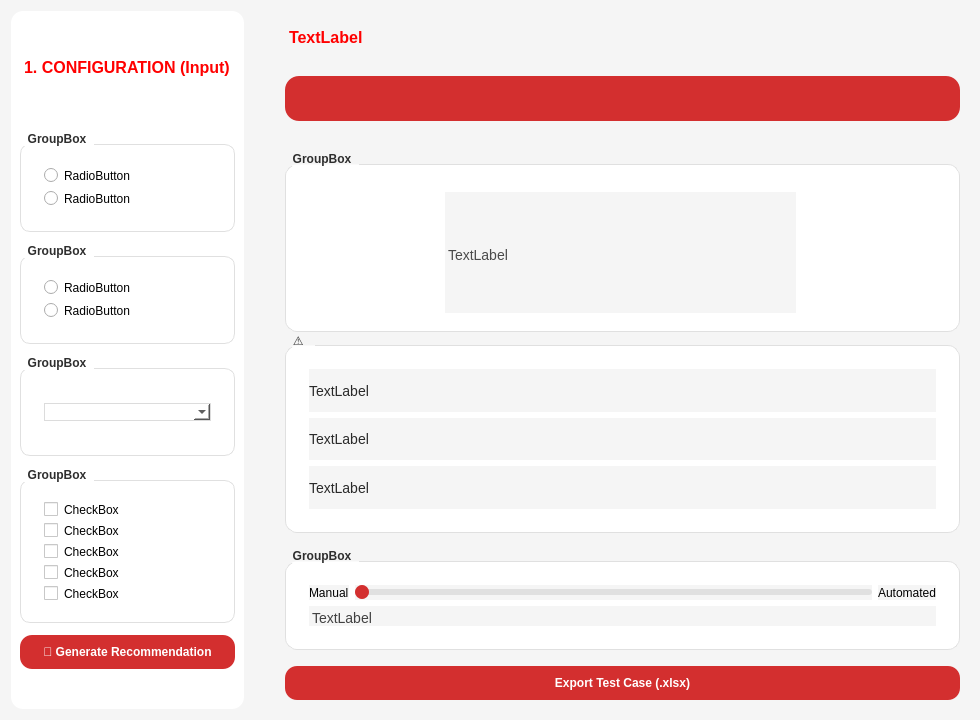
<?xml version="1.0" encoding="UTF-8"?>
<ui version="4.0">
 <class>Form</class>
 <widget class="QWidget" name="Form">
  <property name="geometry">
   <rect>
    <x>0</x>
    <y>0</y>
    <width>980</width>
    <height>720</height>
   </rect>
  </property>
  <property name="windowTitle">
   <string>Form</string>
  </property>
  <property name="styleSheet">
   <string>background-color: #f5f5f5; font-family: &quot;Segoe UI&quot;, sans-serif;</string>
  </property>
  <layout class="QHBoxLayout" name="horizontalLayout">
   <property name="spacing">
    <number>24</number>
   </property>
   <item>
    <layout class="QHBoxLayout" name="horizontalLayout_2">
     <property name="spacing">
      <number>32</number>
     </property>
     <item>
      <widget class="QWidget" name="widget_left" native="true">
       <property name="enabled">
        <bool>true</bool>
       </property>
       <property name="sizePolicy">
        <sizepolicy hsizetype="Preferred" vsizetype="Preferred">
         <horstretch>0</horstretch>
         <verstretch>0</verstretch>
        </sizepolicy>
       </property>
       <property name="maximumSize">
        <size>
         <width>400</width>
         <height>700</height>
        </size>
       </property>
       <property name="styleSheet">
        <string notr="true">background-color:white;
border-radius: 12px</string>
       </property>
       <layout class="QVBoxLayout" name="verticalLayout">
        <property name="spacing">
         <number>12</number>
        </property>
        <property name="leftMargin">
         <number>9</number>
        </property>
        <property name="bottomMargin">
         <number>40</number>
        </property>
        <item>
         <widget class="QLabel" name="label">
          <property name="styleSheet">
           <string notr="true">font-weight: 700; font-size: 16px; color: red; padding-bottom: 6px;</string>
          </property>
          <property name="text">
           <string>1. CONFIGURATION (Input)</string>
          </property>
         </widget>
        </item>
        <item>
         <widget class="QGroupBox" name="groupBox">
          <property name="styleSheet">
           <string>QGroupBox { background-color: white; border: 1px solid #e0e0e0; border-radius: 10px; margin-top: 12px; padding: 12px 14px 12px 14px; font-weight: 600; color: #2e2e2e; } QGroupBox::title { subcontrol-origin: margin; subcontrol-position: top left; padding: 0 6px; }</string>
          </property>
          <property name="title">
           <string>GroupBox</string>
          </property>
          <layout class="QVBoxLayout" name="verticalLayout_2">
           <item>
            <widget class="QRadioButton" name="radioButton">
             <property name="text">
              <string>RadioButton</string>
             </property>
            </widget>
           </item>
           <item>
            <widget class="QRadioButton" name="radioButton_2">
             <property name="text">
              <string>RadioButton</string>
             </property>
            </widget>
           </item>
          </layout>
         </widget>
        </item>
        <item>
         <widget class="QGroupBox" name="groupBox_2">
          <property name="styleSheet">
           <string>QGroupBox { background-color: white; border: 1px solid #e0e0e0; border-radius: 10px; margin-top: 12px; padding: 12px 14px 12px 14px; font-weight: 600; color: #2e2e2e; } QGroupBox::title { subcontrol-origin: margin; subcontrol-position: top left; padding: 0 6px; }</string>
          </property>
          <property name="title">
           <string>GroupBox</string>
          </property>
          <layout class="QVBoxLayout" name="verticalLayout_5">
           <item>
            <widget class="QRadioButton" name="radioButton_3">
             <property name="text">
              <string>RadioButton</string>
             </property>
            </widget>
           </item>
           <item>
            <widget class="QRadioButton" name="radioButton_4">
             <property name="text">
              <string>RadioButton</string>
             </property>
            </widget>
           </item>
          </layout>
         </widget>
        </item>
        <item>
         <widget class="QGroupBox" name="groupBox_7">
          <property name="styleSheet">
           <string>QGroupBox { background-color: white; border: 1px solid #e0e0e0; border-radius: 10px; margin-top: 12px; padding: 12px 14px 12px 14px; font-weight: 600; color: #2e2e2e; } QGroupBox::title { subcontrol-origin: margin; subcontrol-position: top left; padding: 0 6px; }</string>
          </property>
          <property name="title">
           <string>GroupBox</string>
          </property>
          <layout class="QVBoxLayout" name="verticalLayout_6">
           <item>
            <widget class="QComboBox" name="comboBox">
             <property name="enabled">
              <bool>true</bool>
             </property>
             <property name="styleSheet">
              <string notr="true"> border: 1px solid #dcdcdc;border-radius: 12px;</string>
             </property>
            </widget>
           </item>
          </layout>
         </widget>
        </item>
        <item>
         <widget class="QGroupBox" name="groupBox_3">
          <property name="styleSheet">
           <string>QGroupBox { background-color: white; border: 1px solid #e0e0e0; border-radius: 10px; margin-top: 12px; padding: 12px 14px 12px 14px; font-weight: 600; color: #2e2e2e; } QGroupBox::title { subcontrol-origin: margin; subcontrol-position: top left; padding: 0 6px; }</string>
          </property>
          <property name="title">
           <string>GroupBox</string>
          </property>
          <layout class="QVBoxLayout" name="verticalLayout_3">
           <item>
            <widget class="QCheckBox" name="checkBox_5">
             <property name="text">
              <string>CheckBox</string>
             </property>
            </widget>
           </item>
           <item>
            <widget class="QCheckBox" name="checkBox_4">
             <property name="text">
              <string>CheckBox</string>
             </property>
            </widget>
           </item>
           <item>
            <widget class="QCheckBox" name="checkBox_3">
             <property name="text">
              <string>CheckBox</string>
             </property>
            </widget>
           </item>
           <item>
            <widget class="QCheckBox" name="checkBox_2">
             <property name="text">
              <string>CheckBox</string>
             </property>
            </widget>
           </item>
           <item>
            <widget class="QCheckBox" name="checkBox">
             <property name="text">
              <string>CheckBox</string>
             </property>
            </widget>
           </item>
          </layout>
         </widget>
        </item>
        <item>
         <widget class="QPushButton" name="pushButton_2">
          <property name="styleSheet">
           <string>QPushButton { background-color: #d32f2f; color: white; border: none; border-radius: 12px; padding: 10px 20px; font-weight: 600; } QPushButton:hover { background-color: #bf2626; }</string>
          </property>
          <property name="text">
           <string>🚀 Generate Recommendation</string>
          </property>
         </widget>
        </item>
       </layout>
      </widget>
     </item>
     <item>
      <widget class="QWidget" name="widget_right" native="true">
       <layout class="QVBoxLayout" name="verticalLayout_4">
        <property name="spacing">
         <number>16</number>
        </property>
        <item>
         <widget class="QLabel" name="label_5">
          <property name="maximumSize">
           <size>
            <width>16777215</width>
            <height>40</height>
           </size>
          </property>
          <property name="styleSheet">
           <string notr="true">font-weight: 700; font-size: 16px; color: red; padding-bottom: 6px;</string>
          </property>
          <property name="text">
           <string>TextLabel</string>
          </property>
         </widget>
        </item>
        <item>
         <layout class="QHBoxLayout" name="horizontalLayout_3">
          <property name="spacing">
           <number>16</number>
          </property>
          <item>
           <widget class="QFrame" name="frame_2">
            <property name="maximumSize">
             <size>
              <width>16777215</width>
              <height>110</height>
             </size>
            </property>
            <property name="styleSheet">
             <string>QFrame { background-color: #d32f2f; border-radius: 14px; color: white; }</string>
            </property>
            <property name="frameShape">
             <enum>QFrame::Shape::StyledPanel</enum>
            </property>
            <property name="frameShadow">
             <enum>QFrame::Shadow::Raised</enum>
            </property>
           </widget>
          </item>
         </layout>
        </item>
        <item>
         <widget class="QGroupBox" name="groupBox_4">
          <property name="minimumSize">
           <size>
            <width>0</width>
            <height>180</height>
           </size>
          </property>
          <property name="maximumSize">
           <size>
            <width>16777215</width>
            <height>150</height>
           </size>
          </property>
          <property name="styleSheet">
           <string>QGroupBox { background-color: white; border: 1px solid #e0e0e0; border-radius: 12px; margin-top: 12px; padding: 14px; font-weight: 600; color: #2e2e2e; } QGroupBox::title { subcontrol-origin: margin; subcontrol-position: top left; padding: 0 6px; }</string>
          </property>
          <property name="title">
           <string>GroupBox</string>
          </property>
          <property name="alignment">
           <set>Qt::AlignmentFlag::AlignBottom|Qt::AlignmentFlag::AlignLeading|Qt::AlignmentFlag::AlignLeft</set>
          </property>
          <widget class="QLabel" name="label_6">
           <property name="geometry">
            <rect>
             <x>160</x>
             <y>40</y>
             <width>351</width>
             <height>121</height>
            </rect>
           </property>
           <property name="styleSheet">
            <string>font-size: 14px; color: #4a4a4a; line-height: 22px; padding-top: 4px;</string>
           </property>
           <property name="text">
            <string>TextLabel</string>
           </property>
          </widget>
         </widget>
        </item>
        <item>
         <widget class="QGroupBox" name="groupBox_5">
          <property name="minimumSize">
           <size>
            <width>0</width>
            <height>200</height>
           </size>
          </property>
          <property name="styleSheet">
           <string>QGroupBox { background-color: white; border: 1px solid #e0e0e0; border-radius: 12px; margin-top: 12px; padding: 14px; font-weight: 600; color: #2e2e2e; } QGroupBox::title { subcontrol-origin: margin; subcontrol-position: top left; padding: 0 6px; }</string>
          </property>
          <property name="title">
           <string>⚠️ </string>
          </property>
          <layout class="QVBoxLayout" name="verticalLayout_8">
           <item>
            <widget class="QLabel" name="label_7">
             <property name="styleSheet">
              <string>font-size: 14px; color: #2a2a2a; line-height: 20px;</string>
             </property>
             <property name="text">
              <string>TextLabel</string>
             </property>
            </widget>
           </item>
           <item>
            <widget class="QLabel" name="label_8">
             <property name="styleSheet">
              <string>font-size: 14px; color: #2a2a2a; line-height: 20px;</string>
             </property>
             <property name="text">
              <string>TextLabel</string>
             </property>
            </widget>
           </item>
           <item>
            <widget class="QLabel" name="label_9">
             <property name="styleSheet">
              <string>font-size: 14px; color: #2a2a2a; line-height: 20px;</string>
             </property>
             <property name="text">
              <string>TextLabel</string>
             </property>
            </widget>
           </item>
          </layout>
         </widget>
        </item>
        <item>
         <widget class="QGroupBox" name="groupBox_6">
          <property name="styleSheet">
           <string>QGroupBox { background-color: white; border: 1px solid #e0e0e0; border-radius: 12px; margin-top: 12px; padding: 14px; font-weight: 600; color: #2e2e2e; } QGroupBox::title { subcontrol-origin: margin; subcontrol-position: top left; padding: 0 6px; }</string>
          </property>
          <property name="title">
           <string>GroupBox</string>
          </property>
          <layout class="QVBoxLayout" name="verticalLayout_9">
           <item>
            <layout class="QHBoxLayout" name="horizontalLayout_5">
             <item>
              <widget class="QLabel" name="label_12">
               <property name="text">
                <string>Manual</string>
               </property>
              </widget>
             </item>
             <item>
              <widget class="QSlider" name="horizontalSlider_2">
               <property name="styleSheet">
                <string>QSlider::groove:horizontal { height: 6px; background: #e0e0e0; border-radius: 3px; } QSlider::handle:horizontal { width: 14px; height: 14px; border-radius: 7px; background: #d32f2f; margin: -4px 0; }</string>
               </property>
               <property name="maximum">
                <number>100</number>
               </property>
               <property name="orientation">
                <enum>Qt::Orientation::Horizontal</enum>
               </property>
              </widget>
             </item>
             <item>
              <widget class="QLabel" name="label_11">
               <property name="text">
                <string>Automated</string>
               </property>
              </widget>
             </item>
            </layout>
           </item>
           <item>
            <widget class="QLabel" name="label_10">
             <property name="styleSheet">
              <string>font-size: 14px; color: #414141; padding-top: 4px;</string>
             </property>
             <property name="text">
              <string>TextLabel</string>
             </property>
            </widget>
           </item>
          </layout>
         </widget>
        </item>
        <item>
         <widget class="QPushButton" name="pushButton">
          <property name="styleSheet">
           <string>QPushButton { background-color: #d32f2f; color: white; border: none; border-radius: 12px; padding: 10px 26px; font-weight: 600; } QPushButton:hover { background-color: #bf2626; }</string>
          </property>
          <property name="text">
           <string>Export Test Case (.xlsx)</string>
          </property>
         </widget>
        </item>
       </layout>
      </widget>
     </item>
    </layout>
   </item>
  </layout>
 </widget>
 <resources/>
 <connections/>
</ui>
